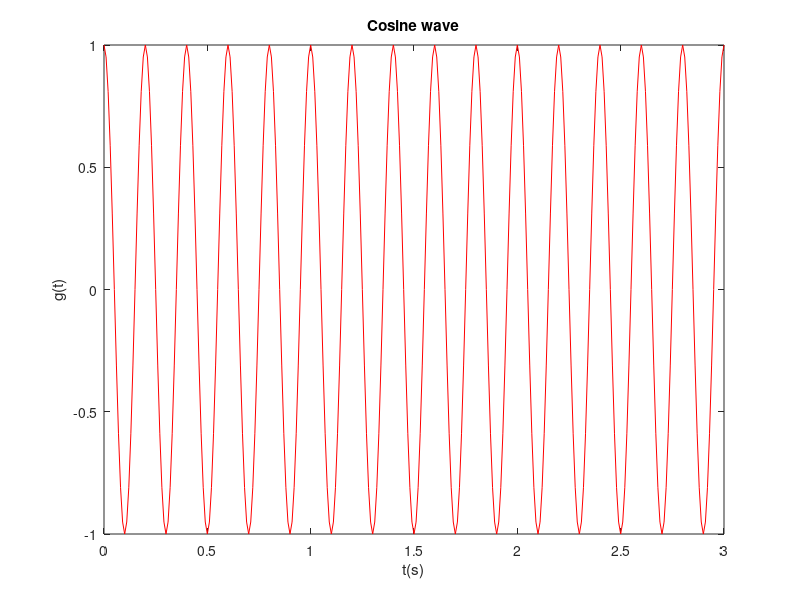
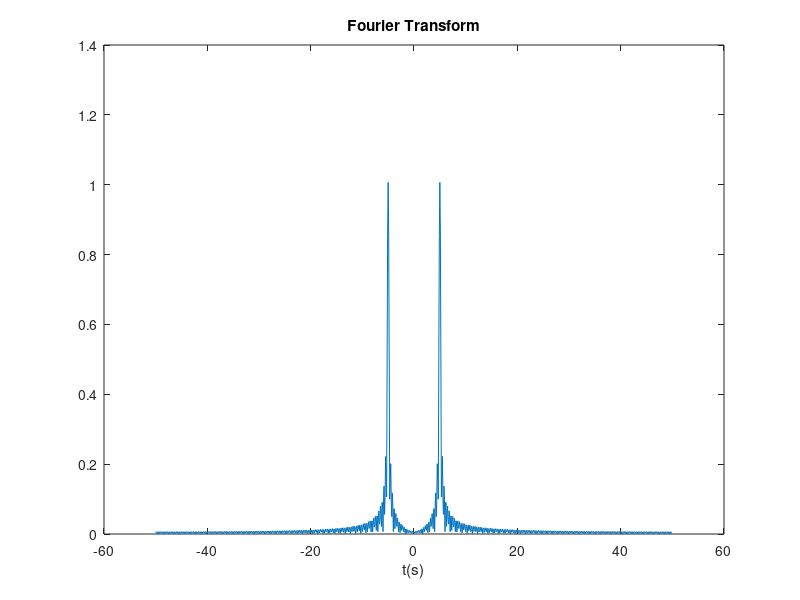
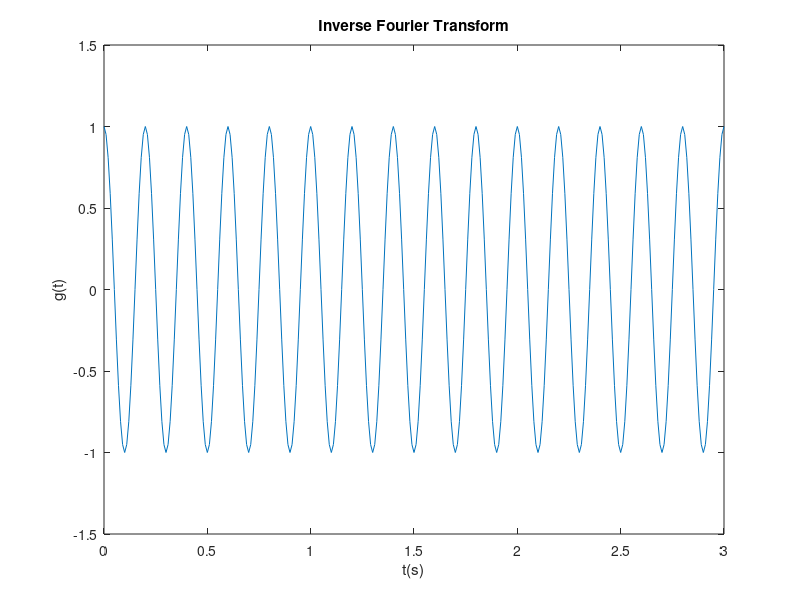

The MATLAB script that drew these images, in order:
f=5;
amp=19;
tint=[0:0.01:3];

g_t=cos(2.*pi.*f.*tint);
figure(1);
plot(tint,g_t,'r');
title('Cosine wave');
xlabel('t(s)');
ylabel('g(t)');


f_sample=100;
t_sample=1/f_sample;


%Fourier Transform
N=1000;
X=fft(g_t,N)*(2*t_sample/(3-0));
X1=fftshift(X);
%FrequencyScaling
F=(-N/2:N/2-1)*(f_sample/N);
figure(2);
plot(F,abs(X1));
title('Fourier Transform');
xlabel('t(s)');
figure(3);


X2=ifft(X,N);
X2=X2(1:length(tint));

plot(tint,X2*3/(2*t_sample))
title('Inverse Fourier Transform');
xlabel('t(s)');
ylabel('g(t)');
